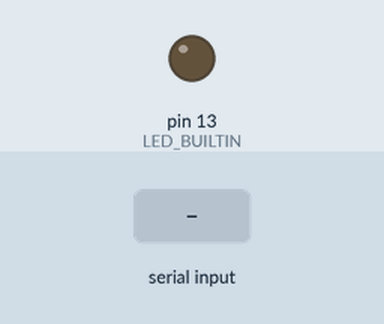
Recording of a sketch running on a simulated Arduino Uno, built with avr-gcc and run on an emulated ATmega328P. Shown: output pins drawn as LEDs (lit = HIGH). The inputs (shaded band) are chosen by the test bench.

Above: at 1.2 s.
1.3 s: "1" received over Serial
At 2.0 s:
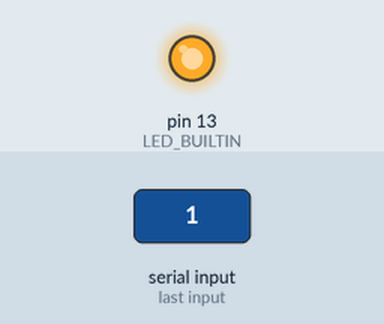
2.8 s: "A" received over Serial
At 3.2 s:
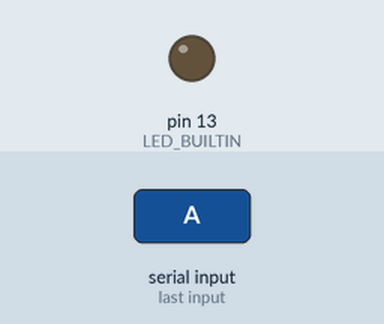
Timing chart, 0 to 5.8 s (numbered marks = the images above; inputs shaded):
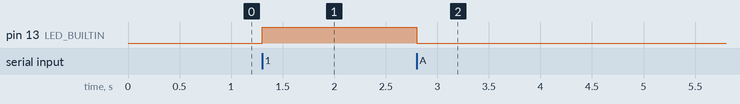

Measured:
- after the input at 1.3 s, pin 13 (LED_BUILTIN): LOW → HIGH at once
- after the input at 2.8 s, pin 13 (LED_BUILTIN): HIGH → LOW at once

The sketch:

TelegramBot.ino
```cpp
char dato;

void setup() {

  pinMode(LED_BUILTIN , OUTPUT);
  Serial.begin(9600);
}

void loop() {

  if(Serial.available()>0){

    dato=Serial.read();

    if(dato=='1'){ digitalWrite(LED_BUILTIN , HIGH);}

    if(dato=='A'){ digitalWrite(LED_BUILTIN , LOW);}

  }

}
```
